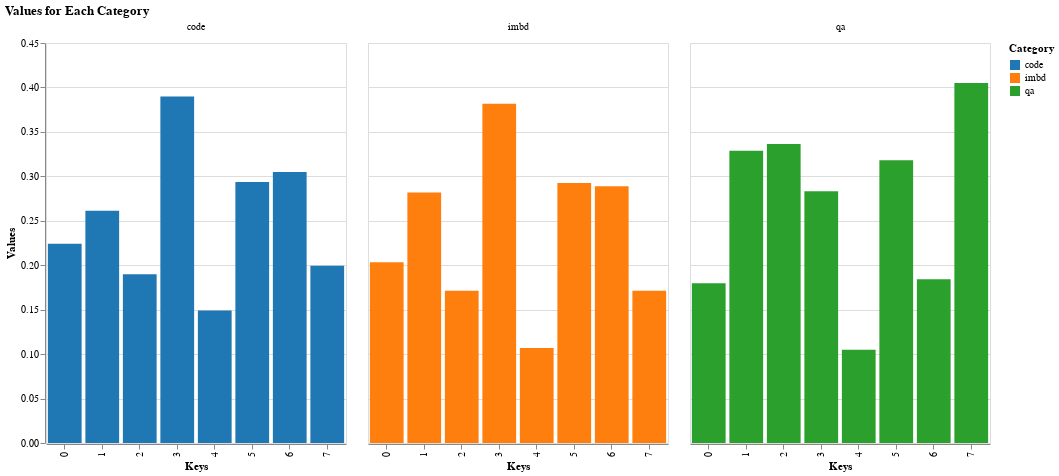

Notebook code cell kept with this figure:
### Code cell
last_layer_chart.show()

### Figure 1 — Vega-Lite specification as saved in the notebook (floating-point values rounded to 4 significant figures)
{"config": {"view": {"continuousWidth": 300, "continuousHeight": 300}}, "data": {"name": "data-54472f9b5832619ff8f7d00ac4250d8a"}, "mark": {"type": "bar"}, "encoding": {"color": {"field": "Category", "scale": {"scheme": "category10"}, "type": "nominal"}, "column": {"field": "Category", "title": null, "type": "nominal"}, "x": {"field": "Key", "title": "Keys", "type": "ordinal"}, "y": {"field": "Value", "title": "Values", "type": "quantitative"}}, "height": 400, "title": "Values for Each Category", "width": 300, "$schema": "https://vega.github.io/schema/vega-lite/v5.17.0.json", "datasets": {"data-54472f9b5832619ff8f7d00ac4250d8a": [{"Category": "qa", "Key": 2, "Value": 0.3364}, {"Category": "qa", "Key": 7, "Value": 0.4049}, {"Category": "qa", "Key": 1, "Value": 0.3288}, {"Category": "qa", "Key": 5, "Value": 0.3181}, {"Category": "qa", "Key": 6, "Value": 0.1842}, {"Category": "qa", "Key": 3, "Value": 0.2831}, {"Category": "qa", "Key": 4, "Value": 0.105}, {"Category": "qa", "Key": 0, "Value": 0.1796}, {"Category": "code", "Key": 2, "Value": 0.1898}, {"Category": "code", "Key": 7, "Value": 0.1993}, {"Category": "code", "Key": 1, "Value": 0.2612}, {"Category": "code", "Key": 5, "Value": 0.2938}, {"Category": "code", "Key": 6, "Value": 0.3049}, {"Category": "code", "Key": 3, "Value": 0.3899}, {"Category": "code", "Key": 4, "Value": 0.1489}, {"Category": "code", "Key": 0, "Value": 0.2241}, {"Category": "imbd", "Key": 2, "Value": 0.1712}, {"Category": "imbd", "Key": 7, "Value": 0.1712}, {"Category": "imbd", "Key": 1, "Value": 0.2818}, {"Category": "imbd", "Key": 5, "Value": 0.2925}, {"Category": "imbd", "Key": 6, "Value": 0.2889}, {"Category": "imbd", "Key": 3, "Value": 0.3817}, {"Category": "imbd", "Key": 0, "Value": 0.2033}, {"Category": "imbd", "Key": 4, "Value": 0.107}]}}
